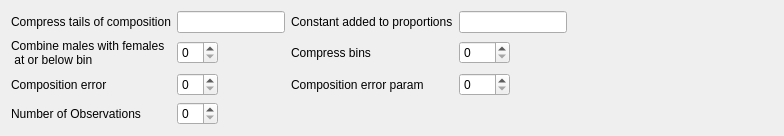
            <widget class="QWidget" name="tab_age">
             <attribute name="title">
              <string>Age</string>
             </attribute>
             <layout class="QVBoxLayout" name="verticalLayout_5">
              <item>
               <layout class="QGridLayout" name="gridLayout_comp_length_2">
                <item row="2" column="2">
                 <spacer name="horizontalSpacer_length_3">
                  <property name="orientation">
                   <enum>Qt::Horizontal</enum>
                  </property>
                  <property name="sizeHint" stdset="0">
                   <size>
                    <width>20</width>
                    <height>20</height>
                   </size>
                  </property>
                 </spacer>
                </item>
                <item row="4" column="1">
                 <widget class="QSpinBox" name="spinBox_obs_age_numObs"/>
                </item>
                <item row="1" column="3">
                 <widget class="QLabel" name="label_age_constant">
                  <property name="text">
                   <string>Constant added to proportions</string>
                  </property>
                 </widget>
                </item>
                <item row="1" column="0">
                 <widget class="QLabel" name="label_age_comp_tails">
                  <property name="text">
                   <string>Compress tails of composition</string>
                  </property>
                 </widget>
                </item>
                <item row="1" column="1" colspan="2">
                 <widget class="QLineEdit" name="lineEdit_age_comp_tails"/>
                </item>
                <item row="1" column="6">
                 <spacer name="horizontalSpacer_length_4">
                  <property name="orientation">
                   <enum>Qt::Horizontal</enum>
                  </property>
                  <property name="sizeType">
                   <enum>QSizePolicy::Expanding</enum>
                  </property>
                  <property name="sizeHint" stdset="0">
                   <size>
                    <width>200</width>
                    <height>20</height>
                   </size>
                  </property>
                 </spacer>
                </item>
                <item row="1" column="4" colspan="2">
                 <widget class="QLineEdit" name="lineEdit_age_constant"/>
                </item>
                <item row="2" column="1">
                 <widget class="QSpinBox" name="spinBox_age_combine"/>
                </item>
                <item row="2" column="4">
                 <widget class="QSpinBox" name="spinBox_age_comp_bins">
                  <property name="maximum">
                   <number>1</number>
                  </property>
                 </widget>
                </item>
                <item row="3" column="4">
                 <widget class="QSpinBox" name="spinBox_age_comp_error_parm"/>
                </item>
                <item row="2" column="0">
                 <widget class="QLabel" name="label_age_combine">
                  <property name="text">
                   <string>Combine males with females
 at or below bin</string>
                  </property>
                 </widget>
                </item>
                <item row="2" column="3">
                 <widget class="QLabel" name="label_age_comp_bins">
                  <property name="text">
                   <string>Compress bins</string>
                  </property>
                 </widget>
                </item>
                <item row="3" column="0">
                 <widget class="QLabel" name="label_age_comp_error">
                  <property name="text">
                   <string>Composition error</string>
                  </property>
                 </widget>
                </item>
                <item row="3" column="1">
                 <widget class="QSpinBox" name="spinBox_age_comp_error">
                  <property name="maximum">
                   <number>1</number>
                  </property>
                 </widget>
                </item>
                <item row="3" column="3">
                 <widget class="QLabel" name="label_age_comp_error_parm">
                  <property name="text">
                   <string>Composition error param</string>
                  </property>
                 </widget>
                </item>
                <item row="4" column="0">
                 <widget class="QLabel" name="label_obs_age_numObs">
                  <property name="text">
                   <string>Number of Observations</string>
                  </property>
                 </widget>
                </item>
                <item row="2" column="5">
                 <spacer name="horizontalSpacer_4">
                  <property name="orientation">
                   <enum>Qt::Horizontal</enum>
                  </property>
                  <property name="sizeType">
                   <enum>QSizePolicy::Preferred</enum>
                  </property>
                  <property name="sizeHint" stdset="0">
                   <size>
                    <width>40</width>
                    <height>20</height>
                   </size>
                  </property>
                 </spacer>
                </item>
                <item row="5" column="0" colspan="7">
                 <layout class="QVBoxLayout" name="verticalLayout_age_obs"/>
                </item>
               </layout>
              </item>
             </layout>
            </widget>
